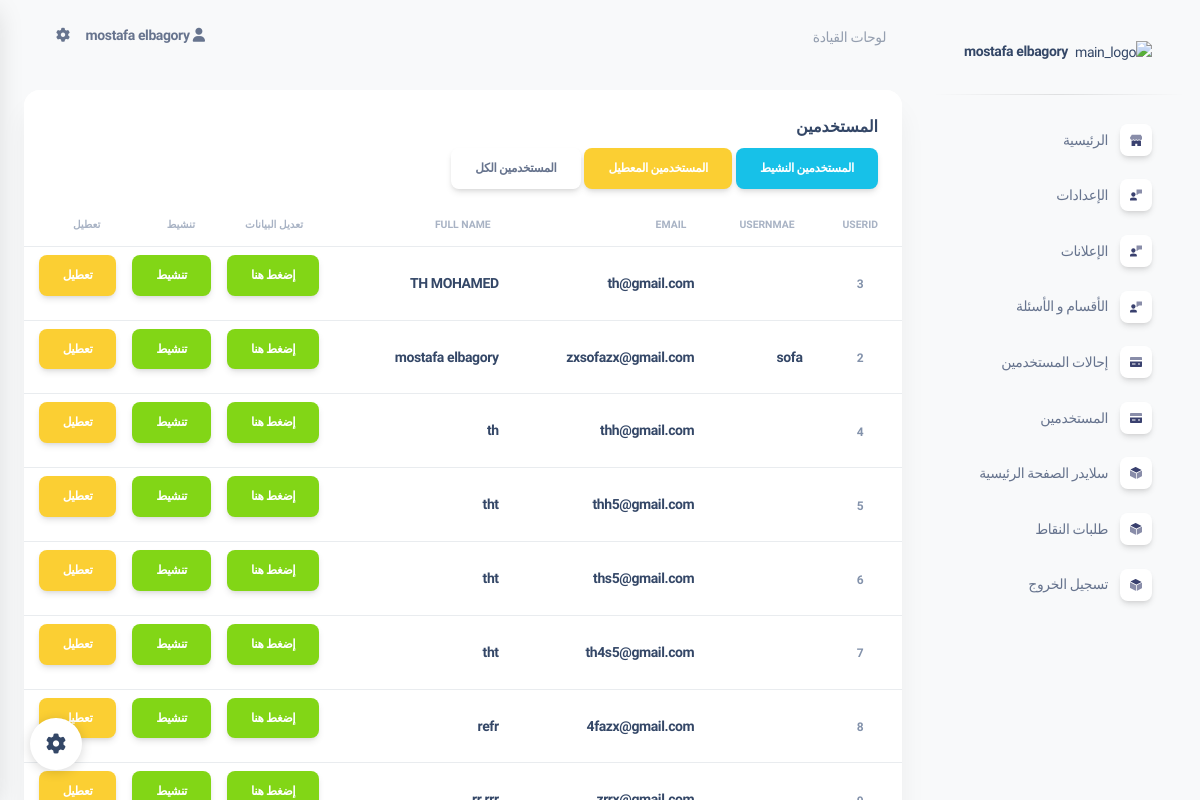
Page /dashboard/admin/users/index.php (signed in) on the committed database.
### tables this page shows
CREATE TABLE IF NOT EXISTS `users` (
  `id` int NOT NULL AUTO_INCREMENT,
  `NameOne` varchar(50) NOT NULL,
  `NameTwo` varchar(20) DEFAULT NULL,
  `number` varchar(15) DEFAULT NULL,
  `email` varchar(59) DEFAULT NULL,
  `username` varchar(10) NOT NULL,
  `password` varchar(255) NOT NULL,
  `status` int NOT NULL,
  `date` varchar(30) DEFAULT NULL,
  `img` varchar(50) NOT NULL,
  `gender` varchar(20) DEFAULT NULL,
  `complete` bit(1) NOT NULL,
  PRIMARY KEY (`id`)
);

### dashboard/admin/users/index.php (the view, shortened to what this page needs)
<?php include '../layout/head.php';
      include '../layout/nav.php' ;
      ?>
        <link rel="stylesheet" type="text/css" href="https://cdn.datatables.net/v/bs4/jszip-2.5.0/dt-1.10.25/af-2.3.7/b-1.7.1/b-colvis-1.7.1/b-html5-1.7.1/b-print-1.7.1/cr-1.5.4/date-1.1.0/fc-3.3.3/fh-3.1.9/kt-2.6.2/r-2.2.9/rg-1.1.3/rr-1.2.8/sc-2.0.4/sb-1.1.0/sp-1.3.0/sl-1.3.3/datatables.css"/>
    <div class="container-fluid py-4">
      <div class="row">
        <div class="col-12">
          <div class="card mb-4">
            <div class="card-header pb-0">
              <h6>المستخدمين </h6>
              <a  href="?code=0" class="btn btn-info">المستخدمين النشيط </a>
              <a  href="?code=1" class="btn btn-warning">المستخدمين المعطيل </a>
              <a  href="?code=2" class="btn btn-black">المستخدمين الكل </a>
            </div>
            <div class="card-body px-0 pt-0 pb-2">
              <div class="table-responsive p-0">
                <table id="table_id" class="table align-items-center mb-0">
                  <thead>
                    <tr>
                      <th class="text-uppercase text-secondary text-xxs font-weight-bolder opacity-7">UserID</th>
                      <th class="text-uppercase text-secondary text-xxs font-weight-bolder opacity-7">UserNmae </th>
                      <th class="text-uppercase text-secondary text-xxs font-weight-bolder opacity-7 ps-2">email</th>
                      <th class="text-uppercase text-secondary text-xxs font-weight-bolder opacity-7 ps-2">full name </th>
                      <th class="text-uppercase text-secondary text-xxs font-weight-bolder opacity-7 ps-2">تعديل البيانات</th>
                      <th class="text-uppercase text-secondary text-xxs font-weight-bolder opacity-7 ps-2">تنشيط</th>
                      <th class="text-uppercase text-secondary text-xxs font-weight-bolder opacity-7 ps-2">تعطيل</th>
                      <th class="text-secondary opacity-7"></th>
                    </tr>
                  </thead>
                  <tbody>
               <?php
                  $q = '';
               $sql = "SELECT * FROM `users` $q ";
                      $result = $conn->query($sql);
                      if ($result->num_rows > 0) {
                        while($row = $result->fetch_assoc()) {
                          $functionID =$row['id']; ?>
                    <tr>
                    <td class="align-middle text-center"><span class="text-secondary text-xs font-weight-bold"><?=$row['id']?></span></td>
                      <td>
                        <div class="d-flex px-2 py-1">
                          <div class="d-flex flex-column justify-content-center">
                          <a href="settings.php?code=<?=$functionID?>"  ><h6 class="mb-0 text-sm"><?=GeUsernameUsers($row['id'])?></h6> </a>
                          </div>
                        </div>
                      </td>
                      <td>
                        <div class="d-flex px-2 py-1">
                          <div class="d-flex flex-column justify-content-center">
                          <a href="settings.php?code=<?=$functionID?>"  > <h6 class="mb-0 text-sm"><?=$row['email']?></h6> </a>
                          </div>
                        </div>
                      </td>
                      <td>
                        <div class="d-flex px-2 py-1">
                          <div class="d-flex flex-column justify-content-center">
                          <a href="settings.php?code=<?=$functionID?>"  >   <h6 class="mb-0 text-sm"><?=$row['NameOne'] .$row['NameTwo'] ?></h6> </a>
                          </div>
                        </div>
                      </td>
                      <td><a href="settings.php?code=<?=$functionID?>" class="btn btn-success " > إضغط هنا  </a>  </td>
                      <td><form action="" method="GET"><button type="submit" class="btn btn-success "  name="FunctionSuccess" value="<?=$functionID?>" >تنشيط  </button> </form> </td>
                       <td><form action="" method="GET"><button type="submit" class="btn btn-warning "  name="FunctionWarning" value="<?=$functionID?>" >تعطيل </button> </form> </td>
                       <td>
                       <?php if ($row['status'] == 1 ) {
                          echo '<span class="badge badge-pill bg-gradient-warning" alt="s"> - </span></td>';
                         }else {
                          echo '<span class="badge badge-pill bg-gradient-success"> - </span></td>';
                        } ?>
                    </tr>
                    <?php  } }  ?>
                  </tbody>
                </table>
              </div>
            </div>
          </div>
        </div>
      </div>
      <?php include '../layout/footer.php'; ?>

### controller/HeaderFunction.php (style rules this page uses)
* { font-family: "Tajawal", sans-serif; }

### rows in the picture
users: id "3", email "th@gmail.com", NameOne "TH MOHAMED"
users: id "2", GeUsernameUsers($row['id']) "sofa", email "zxsofazx@gmail.com", NameOne "mostafa", NameTwo "elbagory"
users: id "4", email "thh@gmail.com", NameOne "th"
users: id "5", email "thh5@gmail.com", NameOne "tht"
users: id "6", email "ths5@gmail.com", NameOne "tht"
users: id "7", email "th4s5@gmail.com", NameOne "tht"
users: id "8", email "4fazx@gmail.com", NameOne "refr"
users: $functionID 9 (drawn)

### other values in the picture
$_SESSION['name'] "mostafa elbagory"
